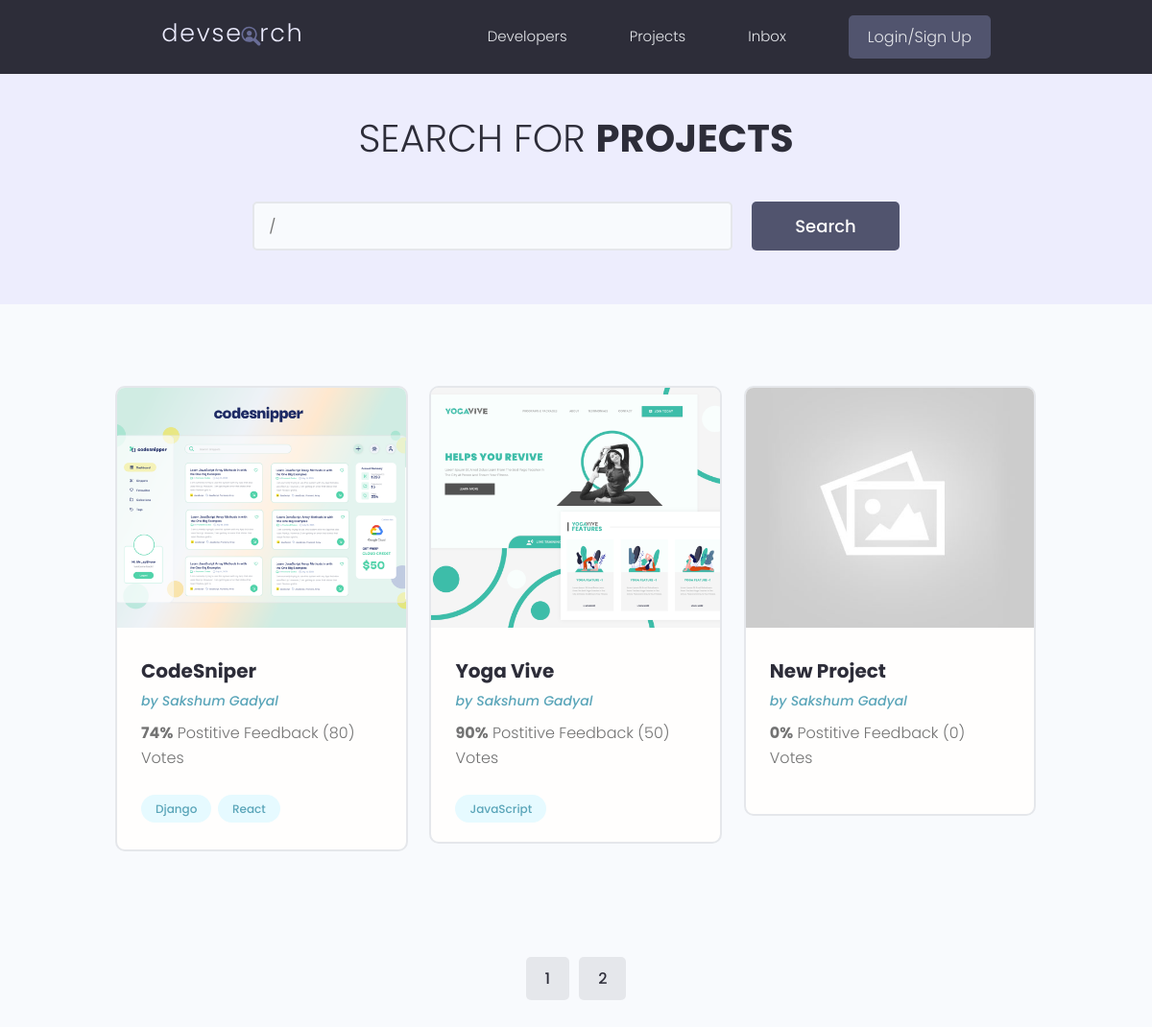
Page /projects/?page=3 on the earlier database version.
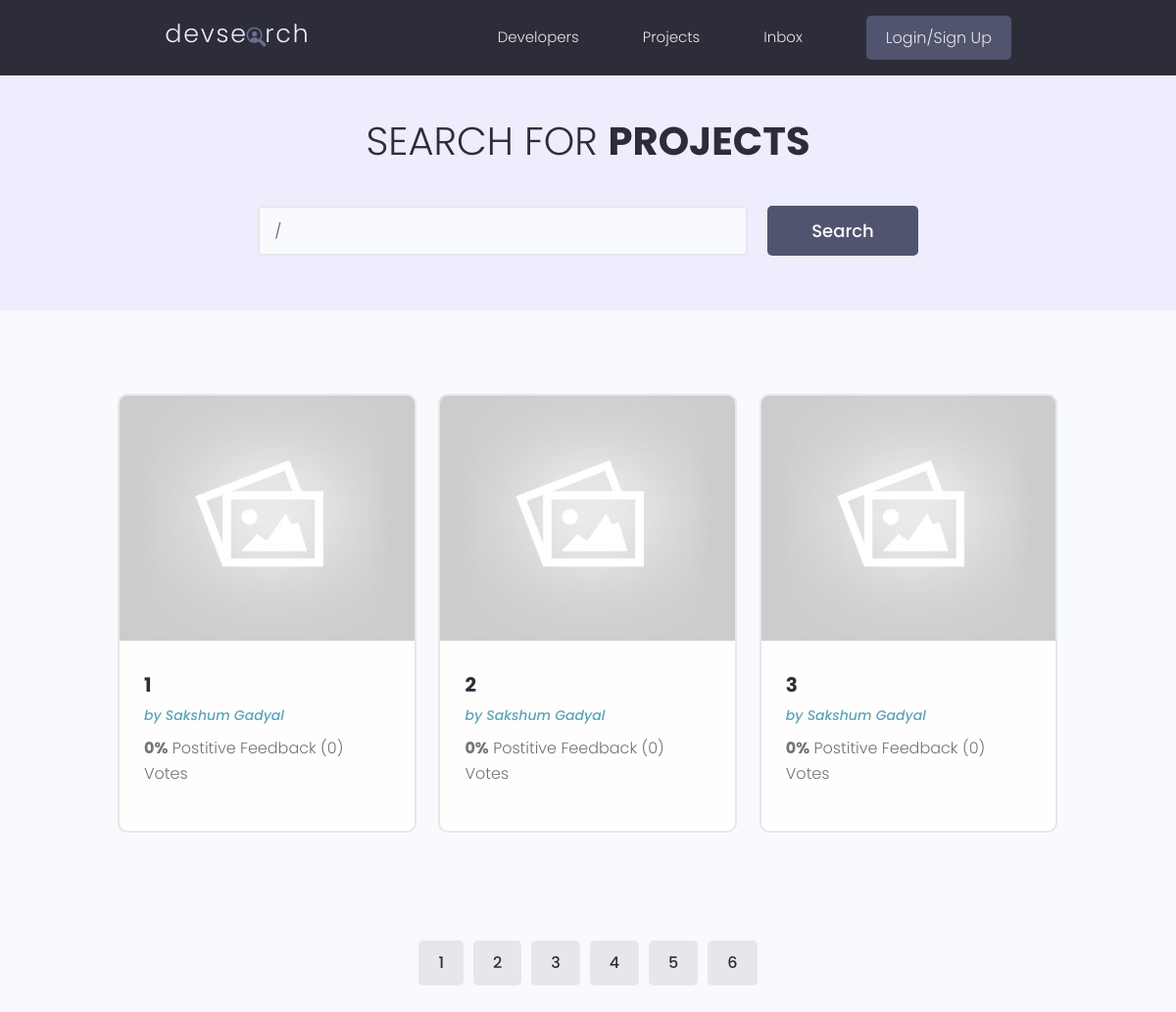
Same page on the later database version.
### projects/models.py (models this page shows, shortened)
class Project(models.Model):
    owner = models.ForeignKey(Profile, null=True,
        blank=True, on_delete=models.SET_NULL)
    title = models.CharField(max_length=200)
    description = models.TextField(null=True, blank=True)
    featured_image = models.ImageField(null=True, blank=True,
        default="default.jpg")
    demo_link = models.CharField(max_length=2000, null=True, blank=True)
    source_link = models.CharField(max_length=2000, null=True, blank=True)
    tags = models.ManyToManyField('Tag', blank=True)
    vote_total = models.IntegerField(default=0, null=True, blank=True)
    vote_ratio = models.IntegerField(default=0, null=True, blank=True)
    created = models.DateTimeField(auto_now_add=True)
    id = models.UUIDField(default=uuid.uuid4, unique=True,
                            primary_key=True,editable=False)
    class Meta:
        ordering = ['created']

class Tag(models.Model):
    name = models.CharField(max_length=200)
    created = models.DateTimeField(auto_now_add=True)
    id = models.UUIDField(default=uuid.uuid4, unique=True,
                            primary_key=True,editable=False)
    def __str__(self):
        return self.name

### users/models.py (models this page shows, shortened)
class Profile(models.Model):
    user = models.OneToOneField(User, on_delete=models.CASCADE, null=True,blank=True)
    name = models.CharField(max_length=200, blank=True, null=True)
    email = models.EmailField(max_length=500, blank=True, null=True)
    username = models.CharField(max_length=200, blank=True, null=True)
    location = models.CharField(max_length=200, blank=True, null=True)
    short_intro = models.CharField(max_length=200, blank=True, null=True)
    bio = models.TextField(blank=True, null=True)
    profile_image = models.ImageField(null=True, blank=True,
        upload_to='profiles/',default="profiles/user-default.png")
    social_github = models.CharField(max_length=200, blank=True, null=True)
    social_twitter = models.CharField(max_length=200, blank=True, null=True)
    social_linkedin = models.CharField(max_length=200, blank=True, null=True)
    social_youtube = models.CharField(max_length=200, blank=True, null=True)
    social_website = models.CharField(max_length=200, blank=True, null=True)
    created = models.DateTimeField(auto_now_add=True)
    id = models.UUIDField(default=uuid.uuid4, unique=True,
                            primary_key=True, editable=False)

### projects/views.py (the view)
# urls.py: path('projects/', include('projects.urls')),
def projects(request):
    projects, search_query = searchProjects(request)
    page = request.GET.get('page')
    results = 3
    paginator = Paginator(projects, results)
    try:
        projects = paginator.page(page)
    except PageNotAnInteger:
        page = 1
        projects = paginator.page(page)
    except EmptyPage:
        page = paginator.num_pages
        projects = paginator.page(page)
    context = {'projects': projects, 'search_query': search_query, 'paginator':paginator}
    return  render(request, "projects/projects.html", context)

### projects/utils.py (called while the page is built)
def searchProjects(request):
    search_query = ''
    if request.GET.get('search_query'):
        search_query = request.GET.get('search_query')
    tags = Tag.objects.filter(name__icontains=search_query)
    projects = Project.objects.distinct().filter(
        Q(title__icontains=search_query) |
        Q(description__icontains=search_query) |
        Q(owner__name__icontains=search_query) |
        Q(tags__in=tags)
    )
    return projects, search_query

### projects/templates/projects/projects.html (shortened to what this page needs)
{% extends 'main.html' %}
{% block content %}
  <main class="projects">
    <section class="hero-section text-center">
      <div class="container container--narrow">
        <div class="hero-section__box">
          <h2>Search for <span>Projects</span></h2>
        </div>
        <div class="hero-section__search">
          <form class="form" action="{% url 'projects' %}" method="get">
            <div class="form__field">
              <input class="input input--text" id="formInput#search" type="text" name="search_query"
                placeholder="Search by Project Title" value={{search_query}}/>
            </div>
            <input class="btn btn--sub btn--lg" type="submit" value="Search" />
          </form>
        </div>
      </div>
    </section>
    <section class="projectsList">
      <div class="container">
        <div class="grid grid--three">
        {% for project in projects %}
        <div class="column">
            <div class="card project">
              <a href="{% url 'project' project.id %}" class="project">
                <img class="project__thumbnail" src="{{project.featured_image.url}}" alt="project thumbnail" />
                <div class="card__body">
                  <h3 class="project__title">{{project.title}}</h3>
                  <p><a class="project__author" href="{% url 'user-profile' project.owner.id %}">
                    by {{project.owner.name}}</a></p>
                  <p class="project--rating">
                    <span style="font-weight: bold;">{{project.vote_ratio}}%</span> Postitive
                    Feedback ({{project.vote_total}}) Vote{{project.vote_total|pluralize:"s"}}
                  </p>
                  <div class="project__tags">
                    {% for tag in project.tags.all %}
                    <span class="tag tag--pill tag--main">
                      <small>{{tag}}</small>
                    </span>
                    {% endfor %}
                  </div>
                </div>
              </a>
            </div>
          </div>
        {% endfor %}
        </div>
      </div>
    </section>
    <div class="pagination">
      <ul class="container">
        {% for page in paginator.page_range %}
          <li><a href="?page={{page}}" class="btn page-link">{{page}}</a></li>
        {% endfor %}
      </ul>
    </div>
  </main>
{% endblock content %}

Differences in the rows shown:
no longer on this page (row unchanged): Project: featured_image (picture), title "CodeSniper", owner.name "Sakshum Gadyal", vote_ratio "74", vote_total "80"
no longer on this page (row unchanged): Tag: name "Django", shown under "CodeSniper"
no longer on this page (row unchanged): Tag: name "React", shown under "CodeSniper"
no longer on this page (row unchanged): Project: featured_image (picture), title "Yoga Vive", owner.name "Sakshum Gadyal", vote_ratio "90", vote_total "50"
no longer on this page (row unchanged): Tag: name "JavaScript", shown under "Yoga Vive"
no longer on this page (row unchanged): Project: featured_image (placeholder picture), title "New Project", owner.name "Sakshum Gadyal", vote_ratio "0", vote_total "0"
added Project: featured_image (placeholder picture), title "1", owner.name "Sakshum Gadyal", vote_ratio "0", vote_total "0"
added Project: featured_image (placeholder picture), title "2", owner.name "Sakshum Gadyal", vote_ratio "0", vote_total "0"
added Project: featured_image (placeholder picture), title "3", owner.name "Sakshum Gadyal", vote_ratio "0", vote_total "0"
Other differences:
new list line: "3"
new list line: "4"
new list line: "5"
new list line: "6"
